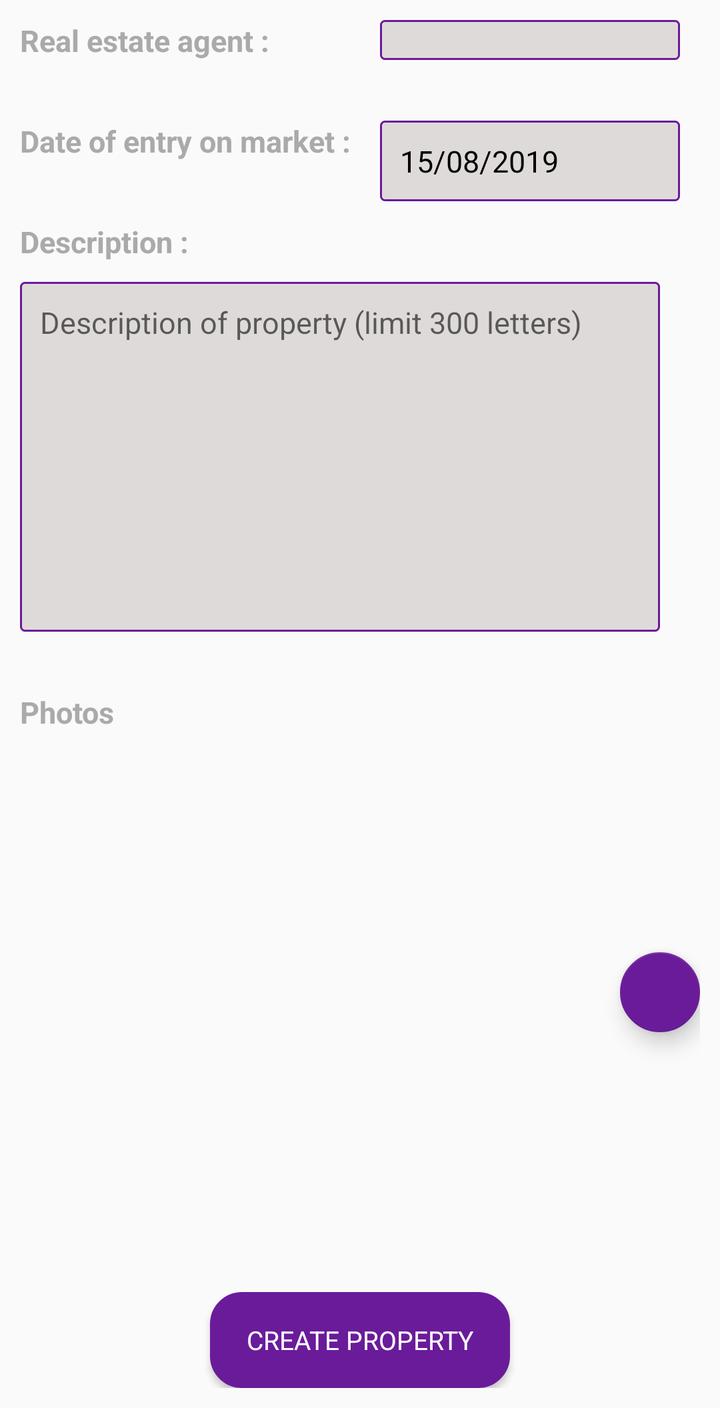
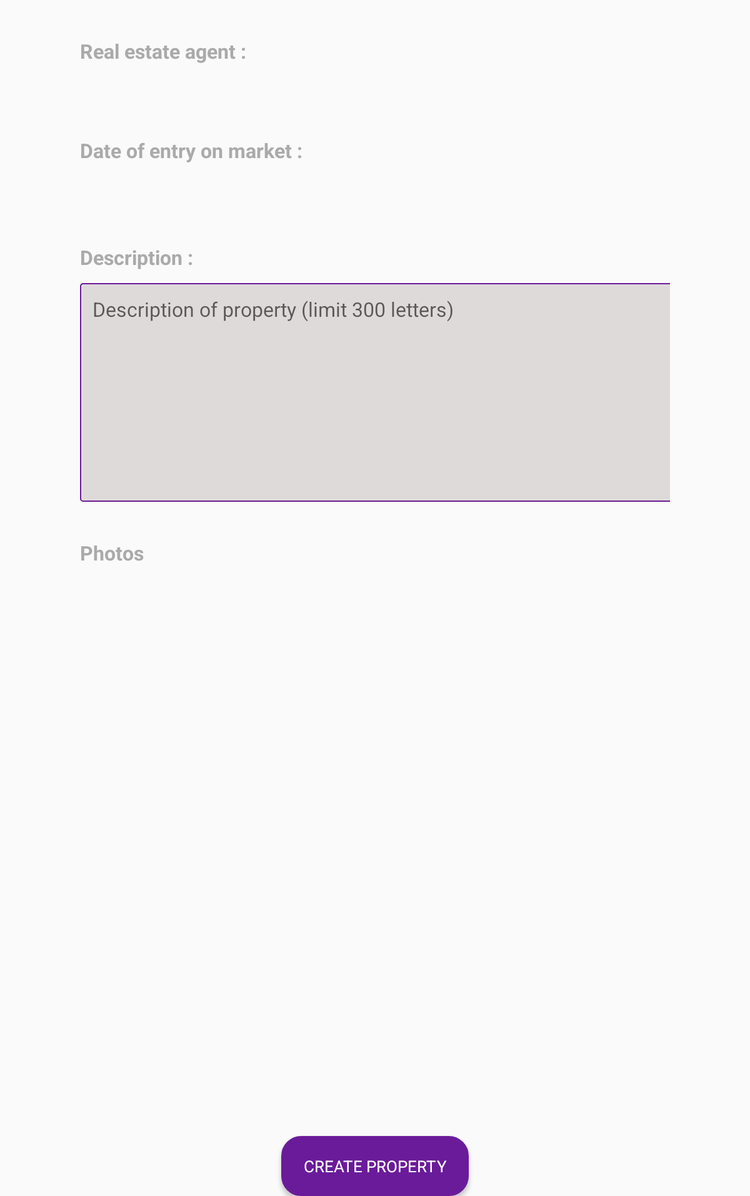

Two renders of one Android screen. The first uses the default layout on a phone; the second uses the alternative layout the repository ships for a different screen configuration, on a matching device. The two XML files are below.
<!-- AndroidManifest.xml: application theme AppTheme -->
<!-- res/layout/fragment_create_update_two.xml -->
<?xml version="1.0" encoding="utf-8"?>
<androidx.core.widget.NestedScrollView
    xmlns:android="http://schemas.android.com/apk/res/android"
    xmlns:app="http://schemas.android.com/apk/res-auto"
    android:id="@+id/create_update_fragment_two"
    android:layout_width="match_parent"
    android:layout_height="wrap_content"

    android:fillViewport="true">

    <androidx.constraintlayout.widget.ConstraintLayout

        android:id="@+id/fragment_two_cconstraint_layout"
        android:layout_width="match_parent"
        android:layout_height="match_parent"
        android:orientation="vertical"
        android:padding="@dimen/default_margin">

        <TextView
            android:id="@+id/activity_create_update_real_estate_agent_title"
            style="@style/TextviewStyle"
            android:layout_width="wrap_content"
            android:layout_height="wrap_content"
            android:text="@string/detail_property_real_estate_agent_title"
            app:layout_constraintLeft_toLeftOf="parent"
            app:layout_constraintTop_toTopOf="parent" />

        <Spinner
            android:id="@+id/activity_create_update_spinner_real_estate_agent_text"
            android:layout_width="150sp"
            android:layout_height="wrap_content"
            android:layout_marginEnd="@dimen/default_margin"
            app:layout_constraintRight_toRightOf="parent"
            app:layout_constraintTop_toTopOf="@id/activity_create_update_real_estate_agent_title"
            style="@style/EditTextStylewithoutText"

            />

        <TextView
            android:id="@+id/activity_create_update_property_date_entry_title"
            style="@style/TextviewStyle"
            android:layout_width="wrap_content"
            android:layout_height="wrap_content"
            android:layout_marginTop="@dimen/default_extra_large_margin"
            android:text="@string/detail_property_date_of_entry_on_market_title"
            app:layout_constraintLeft_toLeftOf="parent"
            app:layout_constraintTop_toBottomOf="@id/activity_create_update_real_estate_agent_title" />


        <TextView
            android:id="@+id/activity_create_update_property_date_entry_text"
            android:layout_width="150sp"
            android:layout_height="wrap_content"
            android:text="@string/detail_property_date_of_entry_on_market_text"
            app:layout_constraintRight_toRightOf="@id/activity_create_update_spinner_real_estate_agent_text"

            app:layout_constraintTop_toTopOf="@id/activity_create_update_property_date_entry_title"
            style="@style/EditTextStyleText"
            />


        <TextView
            android:id="@+id/activity_create_update_property_full_description_title"
            style="@style/TextviewStyle"
            android:layout_width="wrap_content"
            android:layout_height="wrap_content"
            android:layout_marginTop="@dimen/default_extra_large_margin"
            android:text="@string/detail_property_description_title"
            app:layout_constraintLeft_toLeftOf="parent"
            app:layout_constraintTop_toBottomOf="@id/activity_create_update_property_date_entry_title" />


        <EditText
            android:id="@+id/activity_create_update_property_full_description_text"
            style="@style/EditTextStyleText"
            android:layout_width="match_parent"
            android:layout_height="175sp"
            android:layout_marginTop="@dimen/default_margin"
            android:layout_marginEnd="@dimen/default_margin"
            android:gravity="top"
            android:hint="@string/limited_to_300_letters"
            android:importantForAutofill="no"
            android:inputType="textMultiLine"
            android:maxLength="325"
            app:layout_constrainedWidth="true"
            app:layout_constraintLeft_toLeftOf="@id/activity_create_update_property_date_entry_title"
            app:layout_constraintRight_toRightOf="@id/activity_create_update_spinner_real_estate_agent_text"
            app:layout_constraintTop_toBottomOf="@id/activity_create_update_property_full_description_title" />

        <TextView
            android:id="@+id/activity_create_update_property_photos_title"
            style="@style/TextviewStyle"
            android:layout_width="wrap_content"
            android:layout_height="wrap_content"
            android:layout_marginTop="@dimen/default_extra_large_margin"
            android:text="@string/create_update_add_photos"
            app:layout_constraintLeft_toLeftOf="parent"
            app:layout_constraintTop_toBottomOf="@id/activity_create_update_property_full_description_text" />

        <ImageView
            android:id="@+id/activity_create_update_added_photo_one"
            android:layout_width="240sp"
            android:layout_height="240sp"
            android:layout_marginTop="@dimen/default_margin"
            android:adjustViewBounds="true"
            android:contentDescription="@string/description_image"
            android:scaleType="fitCenter"
            android:src="@mipmap/ic_logo_appli_realestate_round"
            app:layout_constraintLeft_toLeftOf="@id/activity_create_update_property_photos_title"

            app:layout_constraintTop_toBottomOf="@id/activity_create_update_property_photos_title" />

        <ImageView
            android:id="@+id/activity_create_update_added_photo_two"
            android:layout_width="50sp"
            android:layout_height="50sp"
            android:layout_marginStart="10sp"
            android:adjustViewBounds="true"
            android:contentDescription="@string/description_image"
            android:scaleType="fitCenter"
            android:src="@mipmap/ic_logo_appli_realestate_round"
            app:layout_constraintLeft_toRightOf="@id/activity_create_update_added_photo_one"
            app:layout_constraintTop_toTopOf="@id/activity_create_update_added_photo_one" />

        <ImageView
            android:id="@+id/activity_create_update_added_photo_three"
            android:layout_width="50sp"
            android:layout_height="50sp"
            android:layout_marginStart="10sp"
            android:layout_marginTop="10sp"
            android:adjustViewBounds="true"
            android:contentDescription="@string/description_image"
            android:scaleType="fitCenter"
            android:src="@mipmap/ic_logo_appli_realestate_round"
            app:layout_constraintLeft_toRightOf="@id/activity_create_update_added_photo_one"
            app:layout_constraintTop_toBottomOf="@id/activity_create_update_added_photo_two" />

        <ImageView
            android:id="@+id/activity_create_update_added_photo_four"
            android:layout_width="50sp"
            android:layout_height="50sp"
            android:layout_marginStart="10sp"
            android:layout_marginTop="10sp"
            android:adjustViewBounds="true"
            android:contentDescription="@string/description_image"
            android:scaleType="fitCenter"
            android:src="@mipmap/ic_logo_appli_realestate_round"
            app:layout_constraintLeft_toRightOf="@id/activity_create_update_added_photo_one"
            app:layout_constraintTop_toBottomOf="@id/activity_create_update_added_photo_three" />

        <ImageView
            android:id="@+id/activity_create_update_added_photo_five"
            android:layout_width="50sp"
            android:layout_height="50sp"
            android:layout_marginStart="10sp"
            android:layout_marginTop="10sp"
            android:adjustViewBounds="true"
            android:contentDescription="@string/description_image"
            android:scaleType="fitCenter"
            android:src="@mipmap/ic_logo_appli_realestate_round"
            app:layout_constraintLeft_toRightOf="@id/activity_create_update_added_photo_one"
            app:layout_constraintTop_toBottomOf="@id/activity_create_update_added_photo_four" />

        <com.google.android.material.floatingactionbutton.FloatingActionButton
            android:id="@+id/activity_create_update_add_photo_button"
            android:layout_width="wrap_content"
            android:layout_height="wrap_content"
            app:layout_constraintTop_toTopOf="@id/activity_create_update_added_photo_one"
            app:layout_constraintBottom_toBottomOf="@id/activity_create_update_added_photo_one"
            app:layout_constraintLeft_toRightOf="@id/activity_create_update_added_photo_three"
            android:layout_marginStart="@dimen/default_large_margin"
            app:layout_constraintRight_toRightOf="@id/activity_create_update_property_full_description_text"
            android:clickable="true"
            android:focusable="true"
            app:srcCompat="@drawable/ic_menu_add_white_24dp"
            app:backgroundTint="@color/colorPrimary"
            app:fabSize="mini"
            app:layout_anchor="@id/fragment_two_cconstraint_layout"
            app:layout_anchorGravity="bottom|right|end"
            />

        <Button
            android:id="@+id/create_update_confirm_button"
            style="@style/ButtonStyle"
            android:layout_width="150sp"
            android:layout_height="wrap_content"
            android:layout_marginTop="@dimen/default_extra_large_margin"
            android:text="@string/create_update_confirm_button_create"
            app:layout_constraintLeft_toLeftOf="parent"
            app:layout_constraintRight_toRightOf="parent"
            app:layout_constraintTop_toBottomOf="@id/activity_create_update_added_photo_one" />


    </androidx.constraintlayout.widget.ConstraintLayout>

</androidx.core.widget.NestedScrollView>
<!-- resources referenced by this layout -->
<resources>
  <color name="colorPrimary">#6a1b9a</color>
  <dimen name="default_extra_large_margin">30dip</dimen>
  <dimen name="default_large_margin">20dip</dimen>
  <dimen name="default_margin">10dip</dimen>
  <!-- mipmap ic_logo_appli_realestate_round (mipmap-anydpi-v26) -->
  <?xml version="1.0" encoding="utf-8"?>
  <adaptive-icon xmlns:android="http://schemas.android.com/apk/res/android">
      <background android:drawable="@color/ic_logo_appli_realestate_background"/>
      <foreground android:drawable="@drawable/ic_logo_appli_realestate_foreground"/>
  </adaptive-icon>
  <string name="create_update_add_photos">Photos</string>
  <string name="create_update_confirm_button_create">CREATE PROPERTY</string>
  <string name="description_image">Description image vide</string>
  <string name="detail_property_date_of_entry_on_market_text">15/08/2019</string>
  <string name="detail_property_date_of_entry_on_market_title">Date of entry on market :</string>
  <string name="detail_property_description_title">Description :</string>
  <string name="detail_property_real_estate_agent_title">Real estate agent :</string>
  <string name="limited_to_300_letters">Description of property (limit 300 letters)</string>
  <style name="EditTextStylewithoutText" parent="AppTheme">
          <item name="android:textSize">15sp</item>
          <item name="android:padding">10dp</item>
          <item name="android:textStyle">normal</item>
          <item name="android:textColor">@android:color/black</item>
          <item name="android:background">@drawable/edit_text</item>
  
      </style>
  <style name="TextviewStyle" parent="AppTheme">
          <item name="android:textSize">15sp</item>
          <item name="android:textStyle">bold</item>
          <item name="android:textColor">@android:color/darker_gray</item>
  
      </style>
  <color name="ic_logo_appli_realestate_background">#38006B</color>
  <color name="colorAccent">#ffffff</color>
  <!-- drawable border_button (drawable) -->
  <?xml version="1.0" encoding="utf-8"?>
  <shape xmlns:android="http://schemas.android.com/apk/res/android">
  
      <stroke
          android:width="2dp"
          android:color="@color/colorPrimary"
  
          />
  
      <corners android:radius="15dp" />
  
      <solid android:color="@color/colorPrimary" />
  </shape>
  <!-- drawable edit_text (drawable) -->
  <?xml version="1.0" encoding="utf-8"?>
  <selector xmlns:android="http://schemas.android.com/apk/res/android">
      <item android:drawable="@drawable/edit_text_design_focused" android:state_focused="true"/>
      <item android:drawable="@drawable/edit_text_design"/>
  </selector>
  <!-- drawable edittext_cursor (drawable) -->
  <?xml version="1.0" encoding="utf-8"?>
  <selector xmlns:android="http://schemas.android.com/apk/res/android">
      <item>
          <shape>
              
              <size android:width="2dp"/>
              
              <solid android:color="@color/colorPrimary"/>
          </shape>
      </item>
  </selector>
  <color name="colorPrimaryDark">#38006b</color>
  <style name="Widget.MultiSlider" parent="android:Widget">
      </style>
  //@android:style/Theme.Dialog
  <style name="DrawerArrowStyle" parent="@style/Widget.AppCompat.DrawerArrowToggle">
          <item name="spinBars">true</item>
          <item name="color">@color/colorAccent</item>
      </style>
  <!-- drawable edit_text_design (drawable) -->
  <?xml version="1.0" encoding="utf-8"?>
  <shape xmlns:android="http://schemas.android.com/apk/res/android">
      <solid android:color="@color/colorGrey" />
      <stroke
          android:width="1dip"
          android:color="@color/colorPrimary" />
      <corners android:radius="2dip" />
  
  
  </shape>
  <color name="colorGrey">#DFDADA</color>
</resources>
<!-- res/layout-sw600dp/fragment_create_update_two.xml (the repository's variant of the layout above) -->
<!-- drawn on a 7-inch tablet held upright -->
<?xml version="1.0" encoding="utf-8"?>
<androidx.core.widget.NestedScrollView
    xmlns:android="http://schemas.android.com/apk/res/android"
    xmlns:app="http://schemas.android.com/apk/res-auto"
    android:id="@+id/create_update_fragment_two"
    android:layout_width="match_parent"
    android:layout_height="wrap_content"

    android:fillViewport="true">

    <androidx.constraintlayout.widget.ConstraintLayout

        android:id="@+id/fragment_two_cconstraint_layout"
        android:layout_width="match_parent"
        android:layout_height="match_parent"
        android:orientation="vertical"
        android:layout_marginStart="64dp"
        android:layout_marginEnd="64dp"
        >

        <TextView
            android:id="@+id/activity_create_update_real_estate_agent_title"
            style="@style/TextviewStyle"
            android:layout_width="wrap_content"
            android:layout_height="wrap_content"
            android:text="@string/detail_property_real_estate_agent_title"
            android:textSize="16sp"
            app:layout_constraintLeft_toLeftOf="parent"
            app:layout_constraintTop_toTopOf="parent"
            android:layout_marginTop="30sp"
          />

        <Spinner
            android:id="@+id/activity_create_update_spinner_real_estate_agent_text"
            android:layout_width="150sp"
            android:layout_height="55sp"
            app:layout_constraintRight_toRightOf="@id/activity_create_update_property_full_description_text"
            android:layout_marginTop="16sp"
            style="@style/EditTextStylewithoutText"
            app:layout_constraintTop_toTopOf="@id/activity_create_update_real_estate_agent_title"
            app:layout_constraintBottom_toBottomOf="@id/activity_create_update_real_estate_agent_title"
            />

        <TextView
            android:id="@+id/activity_create_update_property_date_entry_title"
            style="@style/TextviewStyle"
            android:layout_width="wrap_content"
            android:layout_height="wrap_content"
            android:textSize="16sp"
            android:text="@string/detail_property_date_of_entry_on_market_title"
            app:layout_constraintLeft_toLeftOf="parent"
            app:layout_constraintTop_toTopOf="@id/activity_create_update_property_date_entry_text"
            app:layout_constraintBottom_toBottomOf="@id/activity_create_update_property_date_entry_text" />


        <TextView
            android:id="@+id/activity_create_update_property_date_entry_text"
            android:layout_width="150sp"
            android:layout_height="55sp"
            android:text="@string/detail_property_date_of_entry_on_market_text"
            app:layout_constraintRight_toRightOf="@id/activity_create_update_property_full_description_text"
            android:layout_marginTop="16sp"
            app:layout_constraintTop_toBottomOf="@id/activity_create_update_spinner_real_estate_agent_text"
            style="@style/EditTextStyleText"
            />


        <TextView
            android:id="@+id/activity_create_update_property_full_description_title"
            style="@style/TextviewStyle"
            android:layout_width="wrap_content"
            android:layout_height="wrap_content"
            android:layout_marginTop="64dp"
            android:text="@string/detail_property_description_title"
            android:textSize="16sp"
            app:layout_constraintLeft_toLeftOf="parent"
            app:layout_constraintTop_toBottomOf="@id/activity_create_update_property_date_entry_title" />


        <EditText
            android:id="@+id/activity_create_update_property_full_description_text"
            style="@style/EditTextStyleText"
            android:layout_width="match_parent"
            android:layout_height="175sp"
            android:layout_marginTop="@dimen/default_margin"
            android:gravity="top"
            android:hint="@string/limited_to_300_letters"
            android:importantForAutofill="no"
            android:inputType="textMultiLine"
            android:maxLength="325"
            android:textSize="16sp"
            app:layout_constrainedWidth="true"
            app:layout_constraintLeft_toLeftOf="@id/activity_create_update_property_date_entry_title"
            app:layout_constraintRight_toRightOf="@id/activity_create_update_spinner_real_estate_agent_text"
            app:layout_constraintTop_toBottomOf="@id/activity_create_update_property_full_description_title" />

        <TextView
            android:id="@+id/activity_create_update_property_photos_title"
            style="@style/TextviewStyle"
            android:layout_width="wrap_content"
            android:layout_height="wrap_content"
            android:layout_marginTop="@dimen/default_extra_large_margin"
            android:textSize="16sp"
            android:text="@string/create_update_add_photos"
            app:layout_constraintLeft_toLeftOf="parent"
            app:layout_constraintTop_toBottomOf="@id/activity_create_update_property_full_description_text" />

        <ImageView
            android:id="@+id/activity_create_update_added_photo_one"
            android:layout_width="400sp"
            android:layout_height="416sp"
            android:layout_marginTop="@dimen/default_margin"
            android:adjustViewBounds="true"
            android:contentDescription="@string/description_image"
            android:scaleType="fitCenter"
            android:src="@mipmap/ic_logo_appli_realestate_round"
            app:layout_constraintLeft_toLeftOf="@id/activity_create_update_property_photos_title"

            app:layout_constraintTop_toBottomOf="@id/activity_create_update_property_photos_title" />

        <ImageView
            android:id="@+id/activity_create_update_added_photo_two"
            android:layout_width="200sp"
            android:layout_height="200sp"
            android:layout_marginStart="16sp"
            android:adjustViewBounds="true"
            android:contentDescription="@string/description_image"
            android:scaleType="fitCenter"
            android:src="@mipmap/ic_logo_appli_realestate_round"
            app:layout_constraintLeft_toRightOf="@id/activity_create_update_added_photo_one"
            app:layout_constraintTop_toTopOf="@id/activity_create_update_added_photo_one" />

        <ImageView
            android:id="@+id/activity_create_update_added_photo_three"
            android:layout_width="200sp"
            android:layout_height="200sp"
            android:layout_marginTop="10sp"
            android:adjustViewBounds="true"
            android:contentDescription="@string/description_image"
            android:scaleType="fitCenter"
            android:src="@mipmap/ic_logo_appli_realestate_round"
            app:layout_constraintLeft_toLeftOf="@id/activity_create_update_added_photo_two"
            app:layout_constraintTop_toBottomOf="@id/activity_create_update_added_photo_two" />

        <ImageView
            android:id="@+id/activity_create_update_added_photo_four"
            android:layout_width="200sp"
            android:layout_height="200sp"
            android:layout_marginStart="16sp"
            android:adjustViewBounds="true"
            android:contentDescription="@string/description_image"
            android:scaleType="fitCenter"
            android:src="@mipmap/ic_logo_appli_realestate_round"
            app:layout_constraintLeft_toRightOf="@id/activity_create_update_added_photo_two"
            app:layout_constraintTop_toTopOf="@id/activity_create_update_added_photo_two" />

        <ImageView
            android:id="@+id/activity_create_update_added_photo_five"
            android:layout_width="200sp"
            android:layout_height="200sp"
            android:adjustViewBounds="true"
            android:contentDescription="@string/description_image"
            android:scaleType="fitCenter"
            android:src="@mipmap/ic_logo_appli_realestate_round"
            app:layout_constraintLeft_toLeftOf="@id/activity_create_update_added_photo_four"
            app:layout_constraintTop_toTopOf="@id/activity_create_update_added_photo_three" />

        <com.google.android.material.floatingactionbutton.FloatingActionButton
            android:id="@+id/activity_create_update_add_photo_button"
            android:layout_width="wrap_content"
            android:layout_height="wrap_content"
            app:layout_constraintTop_toTopOf="@id/activity_create_update_added_photo_one"
            app:layout_constraintBottom_toBottomOf="@id/activity_create_update_added_photo_one"
            android:layout_marginStart="@dimen/default_large_margin"
            app:layout_constraintRight_toRightOf="@id/activity_create_update_property_full_description_text"
            app:layout_constraintLeft_toRightOf="@id/activity_create_update_added_photo_four"
            android:clickable="true"
            android:focusable="true"
            app:srcCompat="@drawable/ic_menu_add_white_24dp"
            app:backgroundTint="@color/colorPrimary"
            app:fabSize="normal"
            app:layout_anchor="@id/fragment_two_cconstraint_layout"
            app:layout_anchorGravity="bottom|right|end"
            />

        <Button
            android:id="@+id/create_update_confirm_button"
            style="@style/ButtonStyle"
            android:layout_width="150sp"
            android:layout_height="wrap_content"
            android:layout_marginTop="@dimen/default_extra_large_margin"
            android:text="@string/create_update_confirm_button_create"
            app:layout_constraintLeft_toLeftOf="parent"
            app:layout_constraintRight_toRightOf="parent"
            app:layout_constraintTop_toBottomOf="@id/activity_create_update_added_photo_one" />


    </androidx.constraintlayout.widget.ConstraintLayout>

</androidx.core.widget.NestedScrollView>
